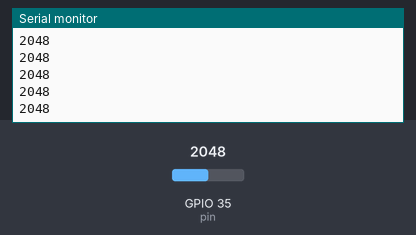
A sketch run on a simulated ESP32. On the bench: the last lines printed to the serial monitor. The test bench sets the inputs (shaded band); at power-on: GPIO 35 (pin) = 2048.

Above: at 1.2 s.
1.3 s: GPIO 35 (pin) set to 2866
At 2.2 s:
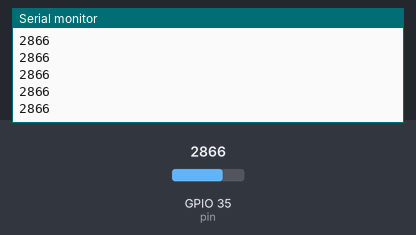
2.8 s: GPIO 35 (pin) set to 3603
At 3.9 s:
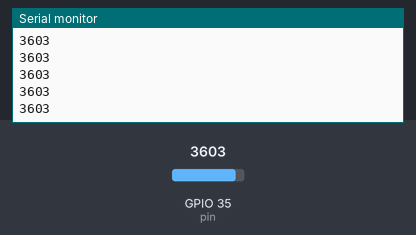
Timing chart, 0 to 5.8 s (numbered marks = the images above; inputs shaded):
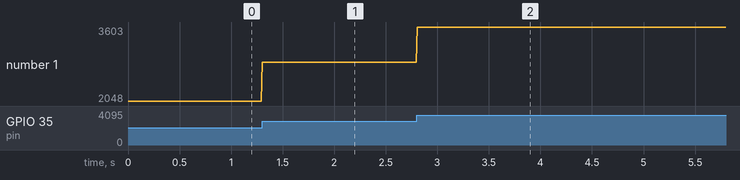

Measured:
- after the input at 1.3 s, the serial monitor: prints a new line at once (image 1)
- after the input at 2.8 s, the serial monitor: prints a new line at once (image 2)
- plotted number 1: 2048 → 2866 after the input at 1.3 s, 2866 → 3603 after the input at 2.8 s

The sketch:

MGS-LN1A.ino
```cpp
int pin = 35;
/*
на аналоговый пин ADC7 (цифровой адрес вывода - 35)
подключается аналоговый вывод Aout датчика MGS-LN1A
*/

void setup() {
 pinMode(pin, INPUT);
 Serial.begin(115200);
}

void loop() {
 Serial.println(analogRead(pin));
 delay(10);
}
```
